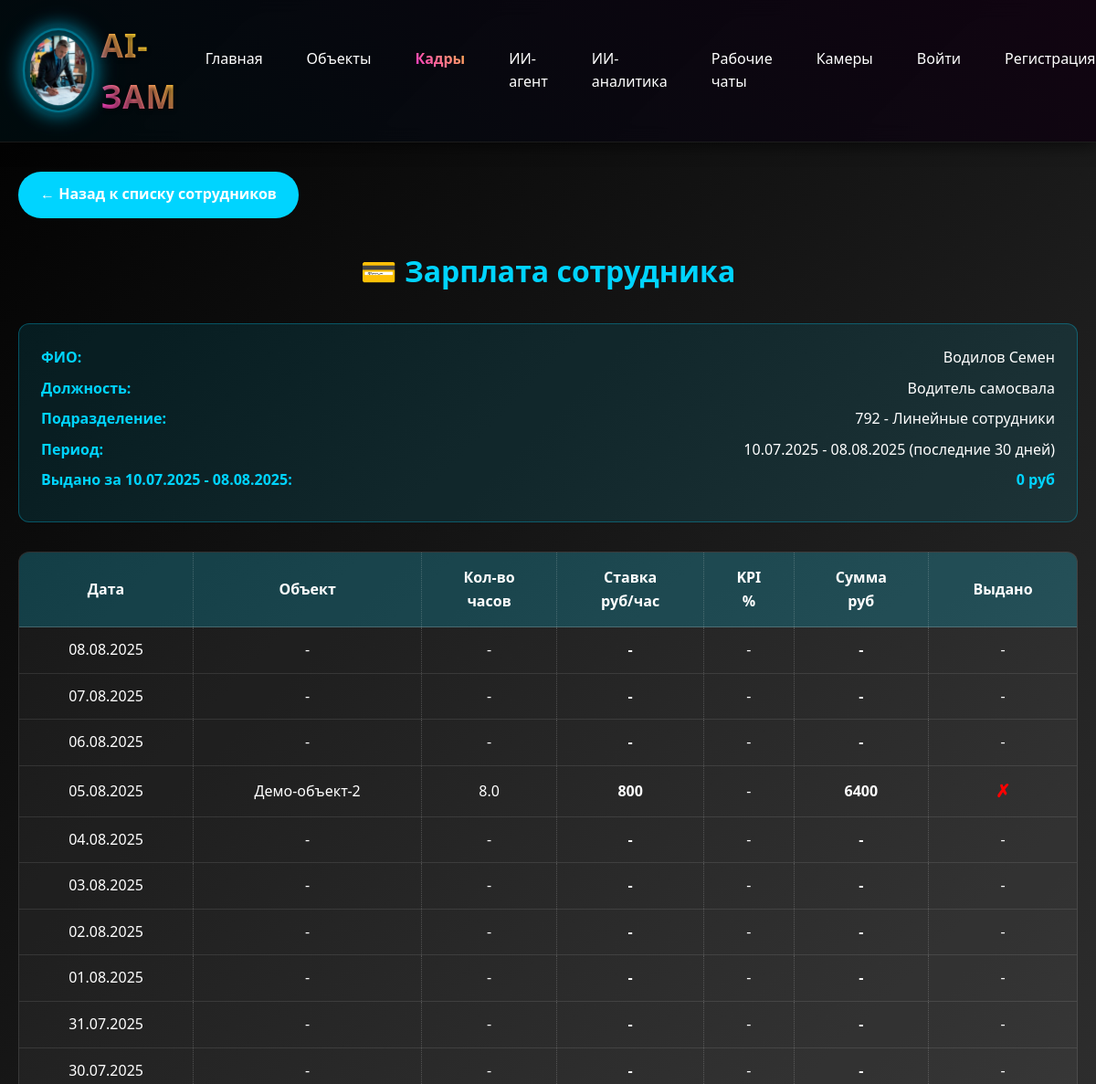
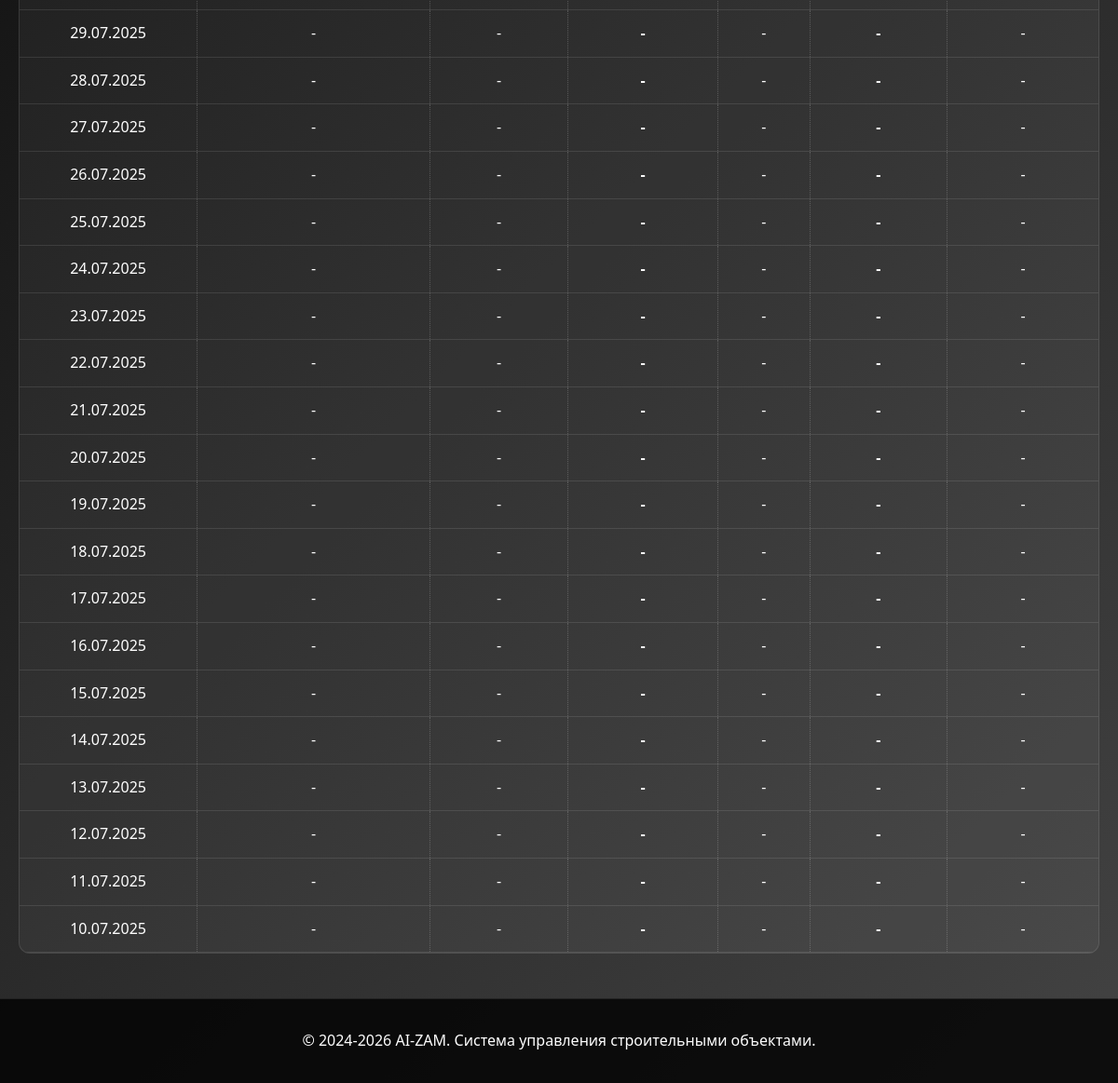
Screenshot of /sotrudniki/salary/39/ with the database file from the repository (2 pictures, top to bottom).
### sotrudniki/models.py (models this page shows, shortened)
class Sotrudnik(models.Model):
    POL_CHOICES = [
        ('мужской', 'Мужской'),
        ('женский', 'Женский'),
    ]
    organizaciya = models.ForeignKey(
        Organizaciya,
        on_delete=models.CASCADE,
        verbose_name="Организация",
        related_name="sotrudniki",
        null=True,
        blank=True
    )
    fio = models.CharField(max_length=300, verbose_name="ФИО")
    data_rozhdeniya = models.DateField(verbose_name="Дата рождения")
    pol = models.CharField(
        max_length=10,
        choices=POL_CHOICES,
        verbose_name="Пол",
        null=True,
        blank=True
    )
    razmer_odezhdy = models.CharField(
        max_length=10,
        default="50-52",
        verbose_name="Размер одежды"
    )
    razmer_obuvi = models.CharField(
        max_length=5,
        default="43",
        verbose_name="Размер обуви"
    )
    razmer_golovnogo_ubora = models.CharField(
        max_length=5,
        default="55",
        verbose_name="Размер головного убора"
    )
    specialnost = models.ForeignKey(
        Specialnost,
        on_delete=models.SET_NULL,
        null=True,
        blank=True,
        verbose_name="Специальность"
    )
    podrazdelenie = models.ForeignKey(
        Podrazdelenie,
        on_delete=models.SET_NULL,
        null=True,
        blank=True,
        verbose_name="Подразделение"
    )
    data_priema = models.DateField(verbose_name="Дата приема")
    data_nachala_raboty = models.DateField(verbose_name="Дата начала работы")
    bazovoe_obuchenie = models.BooleanField(default=True, verbose_name="Базовое обучение")
    obuchenie_na_predpriyatii = models.BooleanField(default=True, verbose_name="Обучение на предприятии")
    med_osvidetelstvovanie = models.BooleanField(default=True, verbose_name="Мед.освидетельствование")
    dopusk_k_rabote = models.BooleanField(default=True, verbose_name="Допуск к работе")
    stazhirovka = models.BooleanField(default=True, verbose_name="Стажировка")
    siz = models.BooleanField(default=True, verbose_name="СИЗ")
    class Meta:
        verbose_name = "Сотрудник"
        verbose_name_plural = "Сотрудники"

class Specialnost(models.Model):
    nazvanie = models.CharField(max_length=200, verbose_name="Название специальности")
    kategoriya = models.CharField(max_length=200, verbose_name="Категория", null=True, blank=True)
    class Meta:
        verbose_name = "Специальность"
        verbose_name_plural = "Специальности"
    def __str__(self):
        return self.nazvanie

class Podrazdelenie(models.Model):
    kod = models.CharField(max_length=50, unique=True, verbose_name="Код")
    nazvanie = models.CharField(max_length=200, verbose_name="Название")
    class Meta:
        verbose_name = "Подразделение"
        verbose_name_plural = "Подразделения"
    def __str__(self):
        return f"{self.kod} - {self.nazvanie}"

class SotrudnikiZarplaty(models.Model):
    sotrudnik = models.ForeignKey(Sotrudnik, on_delete=models.CASCADE, verbose_name="Сотрудник")
    objekt = models.ForeignKey('object.Objekt', on_delete=models.CASCADE, verbose_name="Объект")
    data = models.DateField(verbose_name="Дата")
    kolichestvo_chasov = models.DecimalField(max_digits=8, decimal_places=2, verbose_name="Количество часов")
    kpi = models.DecimalField(max_digits=5, decimal_places=2, default=1.0, verbose_name="KPI")
    vydano = models.BooleanField(default=False, verbose_name="Выдано")
    class Meta:
        verbose_name = "Зарплата сотрудника"
        verbose_name_plural = "Зарплаты сотрудников"
        db_table = 'sotrudniki_zarplaty'
        unique_together = ['sotrudnik', 'objekt', 'data']

### object/models.py (models this page shows, shortened)
class Objekt(models.Model):
    STATUS_CHOICES = [
        ('планируется', 'Планируется'),
        ('в работе', 'В работе'),
        ('завершён', 'Завершён'),
    ]
    nazvanie = models.CharField(max_length=255, verbose_name="Название")
    organizacii = models.ManyToManyField(
        'sotrudniki.Organizaciya',
        verbose_name="Организации",
        blank=True,
        related_name="objekty"
    )
    otvetstvennyj = models.CharField(max_length=255, default="Иванов Иван Иванович", verbose_name="Ответственный")
    data_nachala = models.DateField(verbose_name="Дата начала")
    data_plan_zaversheniya = models.DateField(verbose_name="Дата план завершения")
    data_fakt_zaversheniya = models.DateField(null=True, blank=True, verbose_name="Дата факт завершения")
    status = models.CharField(max_length=20, choices=STATUS_CHOICES, default='планируется', verbose_name="Статус")
    is_active = models.BooleanField(default=True, verbose_name="Активный")
    sotrudniki = models.ManyToManyField(
        'sotrudniki.Sotrudnik',
        verbose_name="Сотрудники",
        blank=True,
        related_name="objekty_work",
        help_text="Сотрудники, работающие на данном объекте"
    )
    chat_id = models.CharField(max_length=255, null=True, blank=True, verbose_name="ID чата")
    demo = models.BooleanField(default=False, verbose_name="Демо")
    class Meta:
        verbose_name = "Объект"
        verbose_name_plural = "Объекты"
        db_table = 'objekt'

### sotrudniki/views.py (the view)
# urls.py: path('salary/<int:sotrudnik_id>/', views.sotrudnik_salary, name='sotrudnik_salary'),
def sotrudnik_salary(request, sotrudnik_id):
    sotrudnik = get_object_or_404(Sotrudnik, id=sotrudnik_id)
    end_date = datetime.now().date()
    start_date = end_date - timedelta(days=29)
    zarplaty_dict = {}
    zarplaty = SotrudnikiZarplaty.objects.filter(
        sotrudnik=sotrudnik,
        data__gte=start_date,
        data__lte=end_date
    ).select_related('objekt')
    for zp in zarplaty:
        zarplaty_dict[zp.data] = zp
    days_data = []
    for i in range(30):
        current_date = end_date - timedelta(days=i)
        if current_date in zarplaty_dict:
            zp = zarplaty_dict[current_date]
            from object.models import ResursyPoObjektu, Resurs
            stavka = None
            if sotrudnik.specialnost and zp.objekt:
                resurs = Resurs.objects.filter(
                    naimenovanie__icontains=sotrudnik.specialnost.nazvanie,
                    edinica_izmereniya='час'
                ).first()
                if resurs:
                    resurs_po_objektu = ResursyPoObjektu.objects.filter(
                        objekt=zp.objekt,
                        resurs=resurs
                    ).first()
                    if resurs_po_objektu:
                        stavka = int(resurs_po_objektu.cena)
            summa = 0
            if stavka and zp.kolichestvo_chasov:
                summa = float(zp.kolichestvo_chasov) * float(zp.kpi) * stavka
            days_data.append({
                'date': current_date,
                'objekt_name': zp.objekt.nazvanie,
                'objekt_id': zp.objekt.id,
                'kolichestvo_chasov': zp.kolichestvo_chasov,
                'stavka': int(stavka) if stavka else None,
                'kpi': zp.kpi,
                'summa': int(summa),
                'vydano': zp.vydano
            })
        else:
            days_data.append({
                'date': current_date,
                'objekt_name': None,
                'objekt_id': None,
                'kolichestvo_chasov': 0,
                'stavka': None,
                'kpi': 1.0,
                'summa': 0,
                'vydano': False
            })
    from object.models import Objekt
    if request.user.is_authenticated:
        from object.models import UserProfile
        from django.db.models import Q
        user_profile, created = UserProfile.objects.get_or_create(user=request.user)
        user_organizations = user_profile.organizations.all()
        objekty = Objekt.objects.filter(
            Q(organizacii__in=user_organizations) | Q(otvetstvennyj__icontains=request.user.get_full_name()),
            is_active=True
        ).distinct()
    else:
        objekty = Objekt.objects.filter(demo=True, is_active=True)
    vydano_sum = 0
    for day_data in days_data:
        if day_data.get('vydano') and day_data.get('summa'):
            vydano_sum += day_data['summa']
    context = {
        'sotrudnik': sotrudnik,
        'days_data': days_data,
        'objekty': objekty,
        'start_date': start_date,
        'end_date': end_date,
        'vydano_sum': vydano_sum,
    }
    return render(request, 'sotrudniki/salary_detail.html', context)

### sotrudniki/templates/sotrudniki/salary_detail.html (shortened to what this page needs)
{% extends 'base/base.html' %}
{% block content %}
<a href="/sotrudniki/?podrazdelenie=3" class="back-btn">← Назад к списку сотрудников</a>
<div class="salary-container">
    <h1 class="salary-header">💳 Зарплата сотрудника</h1>
    <div class="employee-info">
        <div class="info-row">
            <span class="info-label">ФИО:</span>
            <span>{{ sotrudnik.fio }}</span>
        </div>
        <div class="info-row">
            <span class="info-label">Должность:</span>
            <span>{{ sotrudnik.specialnost|default:"Не указана" }}</span>
        </div>
        <div class="info-row">
            <span class="info-label">Подразделение:</span>
            <span>{{ sotrudnik.podrazdelenie|default:"Не указано" }}</span>
        </div>
        <div class="info-row">
            <span class="info-label">Период:</span>
            <span>{{ start_date|date:"d.m.Y" }} - {{ end_date|date:"d.m.Y" }} (последние 30 дней)</span>
        </div>
        <div class="info-row">
            <span class="info-label">Выдано за {{ start_date|date:"d.m.Y" }} - {{ end_date|date:"d.m.Y" }}:</span>
            <span class="vydano-sum" style="color: #00d4ff; font-weight: bold;">{{ vydano_sum|default:"0" }} руб</span>
        </div>
    </div>
    <div class="salary-table">
        <table>
            <thead>
                <tr>
                    <th>Дата</th>
                    <th>Объект</th>
                    <th>Кол-во<br>часов</th>
                    <th>Ставка<br>руб/час</th>
                    <th>KPI<br>%</th>
                    <th>Сумма<br>руб</th>
                    <th>Выдано</th>
                </tr>
            </thead>
            <tbody>
                {% for day_data in days_data %}
                <tr data-date="{{ day_data.date|date:'Y-m-d' }}">
                    <td>{{ day_data.date|date:"d.m.Y" }}</td>
                    <td class="objekt-cell editable" onclick="editCell(this, 'objekt')">{{ day_data.objekt_name|default:"-" }}</td>
                    <td class="hours-cell editable" onclick="editCell(this, 'hours')">{% if day_data.kolichestvo_chasov and day_data.kolichestvo_chasov != 0 %}{{ day_data.kolichestvo_chasov|floatformat:1 }}{% else %}-{% endif %}</td>
                    <td class="stavka-cell">{% if day_data.stavka %}{{ day_data.stavka }}{% else %}-{% endif %}</td>
                    <td class="kpi-cell editable" onclick="editCell(this, 'kpi')">{% if day_data.kpi and day_data.kpi != 1.0 %}{{ day_data.kpi|floatformat:1 }}{% else %}-{% endif %}</td>
                    <td class="summa-cell">{% if day_data.summa and day_data.summa != 0 %}{{ day_data.summa }}{% else %}-{% endif %}</td>
                    <td class="vydano-cell">{% if day_data.objekt_id %}<span class="{% if day_data.vydano %}status-true{% else %}status-false{% endif %}" onclick="toggleVydano(this, '{{ day_data.date|date:'Y-m-d' }}', {{ day_data.objekt_id }})" style="cursor: pointer; font-size: 1.2rem; font-weight: bold;">{% if day_data.vydano %}✓{% else %}✗{% endif %}</span>{% else %}-{% endif %}</td>
                </tr>
                {% endfor %}
            </tbody>
        </table>
    </div>
</div>
{% endblock %}

### rows the page displays
Sotrudnik: fio "Водилов Семен", specialnost "Водитель самосвала", podrazdelenie "792 - Линейные сотрудники"
Objekt: objekt_name "Демо-объект-2"
SotrudnikiZarplaty: kolichestvo_chasov "8.0"

### other values shown
{{ vydano_sum|default:"0" }} "0"
{{ day_data.date|date:"d.m.Y" }} "08.08.2025" "07.08.2025" "06.08.2025" "05.08.2025" "04.08.2025" "03.08.2025" "02.08.2025" "01.08.2025" "31.07.2025" "30.07.2025" "29.07.2025" "28.07.2025" "27.07.2025" "26.07.2025" "25.07.2025" "24.07.2025" "23.07.2025" "22.07.2025" "21.07.2025" "20.07.2025" "19.07.2025" "18.07.2025" "17.07.2025" "16.07.2025" "15.07.2025" "14.07.2025" "13.07.2025" "12.07.2025" "11.07.2025" "10.07.2025"
{{ day_data.objekt_name|default:"-" }} "-" "-" "-" "-" "-" "-" "-" "-" "-" "-" "-" "-" "-" "-" "-" "-" "-" "-" "-" "-" "-" "-" "-" "-" "-" "-" "-" "-" "-"
{{ day_data.stavka }} "800"
{{ day_data.summa }} "6400"
